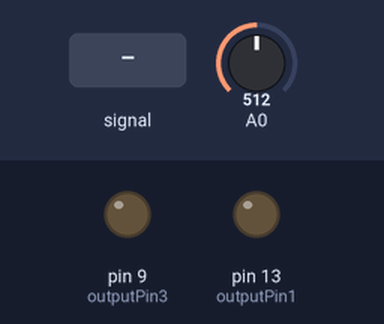
This sketch was run on a simulated Arduino Uno, built with avr-gcc and run on an emulated ATmega328P. On the bench: output pins drawn as LEDs (lit = HIGH). Dashed ring = blinking. The test bench sets the inputs (shaded band); at power-on: A0 = 512. What the sketch prints to the serial monitor is not drawn.

Above: at 1.2 s.
1.3 s: A0 fed a 200 Hz sine of ±255 counts around its level
At 1.76 s:
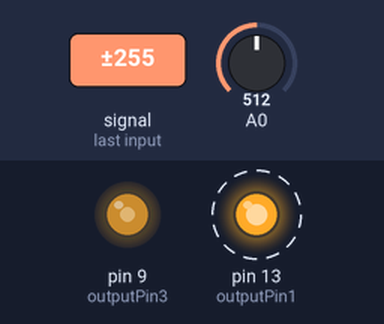
4.3 s: A0 set to 219
7.3 s: A0 set to 195
At 8.3 s:
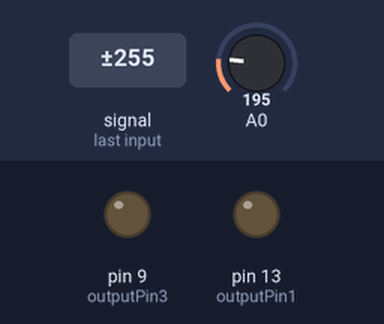
8.8 s: A0 set to 602
10.3 s: A0 set to 622
At 12.28 s:
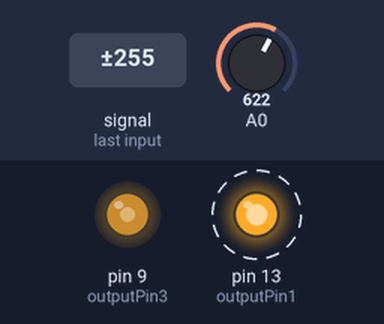
Timing chart, 0 to 14.3 s (numbered marks = the images above; inputs shaded):
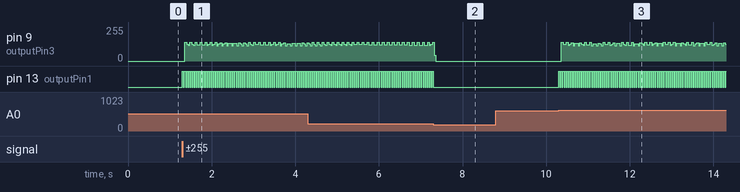

The sketch:

trig_V4.ino
```cpp
// Définition des broches de sortie
const int outputPin1 = 13; // Bispectrale
const int outputPin3 = 9; // Ximea

// Définition des variables pour les fréquences des signaux créneaux
const unsigned long period1 = 50000; //BISPECTRALE -  Période en microsecondes (1 / 20 Hz = 50 ms = 50000 µs)
const unsigned long period3 = 10000; //XIMEA -  Période en microsecondes (1 / 100 Hz = 10 ms = 10000 µs)

// Seuils pour la détection des fronts montants et descendants
const float thresholdHigh = 3.0; // Seuil pour détecter le front montant (en volts)
const float thresholdLow = 1.0;  // Seuil pour détecter le front descendant (en volts)

// Variables pour stocker l'état des sorties et l'état précédent du signal
volatile bool outputState1 = false; // État de la sortie 1 (LOW au départ)
volatile bool outputState3 = false; // État de la sortie 3 (LOW au départ)

float previousInputVoltage = 0.0;  // Valeur précédente du signal d'entrée

float previousMicros1 = 0;
float previousMicros3 = 0;

void setup() {
  pinMode(outputPin1, OUTPUT);
  pinMode(outputPin3, OUTPUT);

  Serial.begin(115200); // Initialisation du port série à 9600 bauds
}

void loop() {
  // Lecture de la tension d'entrée (signal créneau)
  float inputVoltage = analogRead(A0) * (5.0 / 1023.0); // Lecture de A0 et conversion en volts (0-5V)

  // Détection des fronts montants et descendants
  if (inputVoltage > thresholdHigh && previousInputVoltage <= thresholdHigh) {
    // Front montant détecté
    outputState1 = true;
    outputState3 = true;

    //Serial.println("Front montant détecté");
  } else if (inputVoltage < thresholdLow && previousInputVoltage >= thresholdLow) {
    // Front descendant détecté
    outputState1 = false;
    outputState3 = false;

    //Serial.println("Front descendant détecté");
  }

  // Mise à jour de l'état des sorties
  updateOutputs();
  Serial.println(inputVoltage);

  // Enregistrement de la valeur actuelle du signal d'entrée pour la prochaine itération
  previousInputVoltage = inputVoltage;

}

// Fonction pour mettre à jour l'état des sorties en fonction de outputState1 et outputState2
void updateOutputs() {
  // Génération du signal créneau pour la bispectrale
  if (outputState1) {
    unsigned long currentMicros = micros();
    if (currentMicros - previousMicros1 >= period1 / 2) {
      previousMicros1 = currentMicros;
      digitalWrite(outputPin1, !digitalRead(outputPin1)); // Inverser l'état de la sortie 1
    }
  } else {
    digitalWrite(outputPin1, LOW); // Mettre la sortie 1 à LOW
  }

  // Génération du signal créneau pour les Ximea
  if (outputState3) {
    unsigned long currentMicros = micros();
    if (currentMicros - previousMicros3 >= period3 / 2) {
      previousMicros3 = currentMicros;
      digitalWrite(outputPin3, !digitalRead(outputPin3)); // Inverser l'état de la sortie 3
    }
  } else {
    digitalWrite(outputPin3, LOW); // Mettre la sortie 3 à LOW
  }


}
```

Measured:
- the behaviour switches between 205 and 204 on A0 (found by bisection; images 1 and 2)
- the behaviour switches between 613 and 614 on A0 (found by bisection; images 2 and 3)
- after the input at 1.3 s, pin 13 (outputPin1): alternates HIGH for 0.03 s and LOW for 0.03 s, starting at once
- after the input at 7.3 s, pin 13 (outputPin1): goes on until 7.3 s, then stays LOW
- after the input at 10.3 s, pin 13 (outputPin1): alternates HIGH for 0.03 s and LOW for 0.03 s, starting at once
